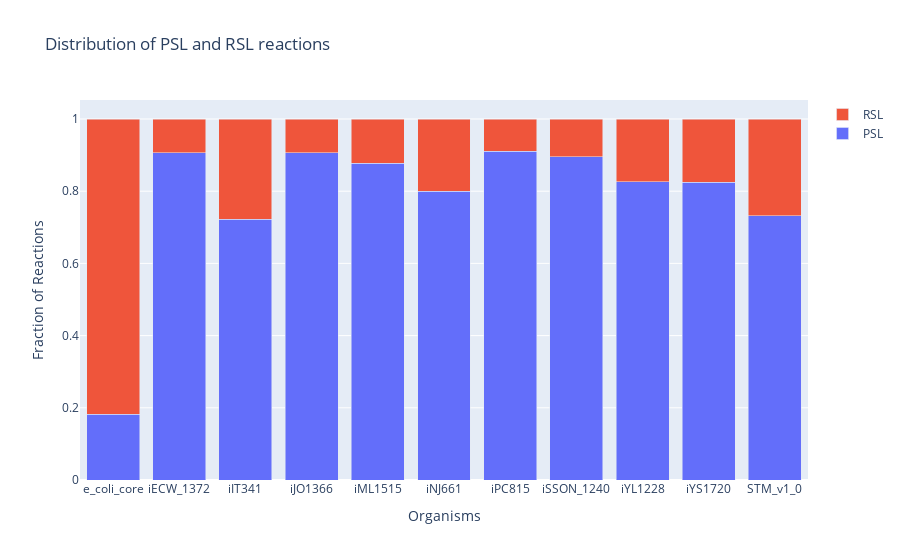

Write notebook code for a chart like this one.
### Code cell
# Get a stacked bar graph of the distribution of the 
# snythetic lethal pairs across models.
x = model_list
count_array = np.array(count_list)
fraction_array = np.array(fraction_list)

# Use textposition='auto' for direct text
fig = go.Figure(data=[
    go.Bar(name="PSL", x=model_list, y=fraction_array[:,0]),
    go.Bar(name="RSL", x=model_list, y=fraction_array[:,1])
])
# Change the bar mode
fig.update_layout(barmode='stack', \
                  title="Distribution of PSL and RSL reactions",\
                  xaxis_title="Organisms", \
                  yaxis_title="Fraction of Reactions")
fig.write_image("../results/images/psl_rsl_dist.pdf")
fig.show()

### Figure 1 — Plotly figure (JSON) as saved in the notebook; plotly's stock layout.template omitted (floating-point values rounded to 4 significant figures)
{"data": [{"name": "PSL", "type": "bar", "x": ["e_coli_core", "iECW_1372", "iIT341", "iJO1366", "iML1515", "iNJ661", "iPC815", "iSSON_1240", "iYL1228", "iYS1720", "STM_v1_0"], "y": [0.1818, 0.906, 0.7222, 0.9067, 0.8776, 0.8, 0.9101, 0.8951, 0.8264, 0.8242, 0.7321]}, {"name": "RSL", "type": "bar", "x": ["e_coli_core", "iECW_1372", "iIT341", "iJO1366", "iML1515", "iNJ661", "iPC815", "iSSON_1240", "iYL1228", "iYS1720", "STM_v1_0"], "y": [0.8182, 0.09398, 0.2778, 0.09328, 0.1224, 0.2, 0.08995, 0.1049, 0.1736, 0.1758, 0.2679]}], "layout": {"barmode": "stack", "title": {"text": "Distribution of PSL and RSL reactions"}, "xaxis": {"title": {"text": "Organisms"}}, "yaxis": {"title": {"text": "Fraction of Reactions"}}}}
